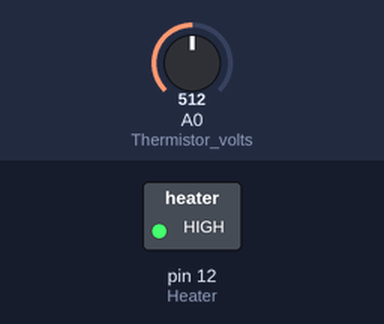
The sketch below on a simulated Arduino Uno, built with avr-gcc and run on an emulated ATmega328P. On the bench: switched loads named in the sketch (green lamp = pin HIGH). Inputs (shaded band) come from the test bench; at power-on: A0 (Thermistor_volts) = 512. What the sketch prints to the serial monitor is not drawn.

Above: at 1.2 s.
1.3 s: A0 (Thermistor_volts) set to 381
10.6 s: A0 (Thermistor_volts) set to 348
15.6 s: A0 (Thermistor_volts) set to 511
Timing chart, 0 to 18.6 s (numbered marks = the images above; inputs shaded):
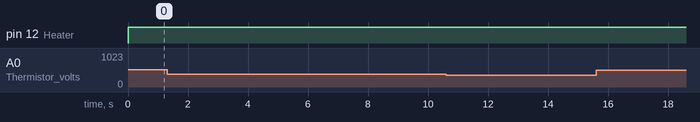

Measured:
- after the input at 1.3 s, every drawn part: stays the same
- after the input at 10.6 s, every drawn part: stays the same
- after the input at 15.6 s, pin 12 (Heater): stays HIGH (without the input it goes to LOW after 4.4 s)

The sketch:

arduino-code.ino
```cpp
float Thermistor_volts = A0; //sets pin A0
float Vo;
float C = 250891.0;
float B = -0.037;
float Temp_Actual;
float Ratio = 202.39; //Ratio between pot and Vout
float Tset = 320; //Temperature in Kelvin
const int Heater = 12; // sets pin 12 as heater


void setup() {
  Serial.begin(9600);
  pinMode(Thermistor_volts, INPUT); //Sets Vout as an input
  pinMode(Heater, OUTPUT);
}
void loop() {
  Vo = float(analogRead(Thermistor_volts) / Ratio);
  float Temp_Actual = ((log((Vo / C))) / B); //Equation from calibaration
  Serial.print("Temp in Kelvin: ");
  Serial.print(Temp_Actual);
  Serial.println("   ");
  Serial.print("Vout:   ");
  Serial.print(analogRead(Thermistor_volts) / Ratio);
  Serial.println("   ");
  int var = 1;
  switch (var)
  {
    case 1:
      if (Temp_Actual < Tset)
      {
        digitalWrite(Heater, HIGH);
        Serial.println(" Heat on!!! " );
        delay(10000);
        var = var + 1;
        break;
      }
    case 2:
      if (Temp_Actual > Tset)
      {
        digitalWrite(Heater, LOW);
        Serial.println(" Heat off!!! " );
        delay(10000);
        var = 0 ;
      }
      var = 0 ;
    default:
      var = 1;
  }
}
```
